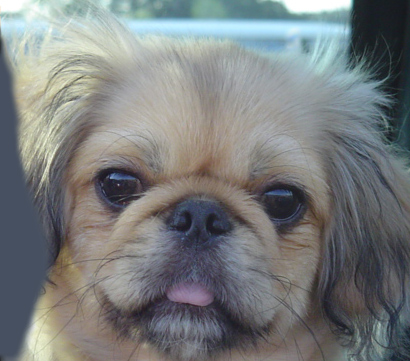
#> input picture Amir/Project 2 Part 2 Hybrid Image Amir Marji - Submissions Oct 26, 2023 1119 AM 2/258349-1988175 - Amir Marji - Oct 24, 2023 158 PM/dog.jpg, 410 x 361 px, found by its file name
$ jupyter execute bandaru_venkata_subramanya_harish_babu_class_project.ipynb
#> lines starting #> are read from the running program, lines starting #| are printed output that depends on the picture; after the words box and inside, x2 and y2 are one past the last pixel; in counts of white or black regions, pixels touching at a corner belong together
[cell 1]
import cv2
import numpy as np
import copy
import matplotlib.pyplot as plt

## FUNCTIONS

[cell 2]
##### rgb_2_hsv function
##### This function converts one pixel rgb value to hsv value.
##### Input: 3D array of one pixel
##### output: converted pixel array with hsv values

[cell 3]
def rgb_2_hsv(rgb3d):
    # This function is used to convert the rgb value to hsv value
    # input : A 3-Dimensional array representing RGB values
    # output : A 3-Dimensional array representing HSV values
    rgb = rgb3d[0][0] #getting the rgb 1-D array from 3-D array
    rgb = rgb/255

    # Initialising the hsv values
    h=0.0
    s=0.0
    v=0.0
    #Finding the MAX and MIN values
    v=np.max(rgb)
    v_min=np.min(rgb)

    # setting saturation values
    if v > 0.0:
        s = (v-v_min)/v
    else:
        s = 0.0

    # calculating v-vmin
    diff = v-v_min
    # Are r,g,b equal.
    if(rgb[0] == rgb[1] and rgb[1] == rgb[2]):
        h = 0
    # Is the point within +/- 60 degrees of the red axis
    elif(rgb[0] == v):
        h = 60 * (rgb[1] - rgb[2]) / diff
    # Is the point within +/- 60 degrees of the green axis
    elif(rgb[1] == v):
        h = 120 + 60 * (rgb[2] - rgb[0]) / diff
    # IS the point within +/- 60 degrees of the blue axis
    elif(rgb[2] == v):
        h = 240 + 60 * (rgb[0] - rgb[1]) / diff
    h=round(h/2)
    #Normalizing the color values to cv2 standards
    s = round(np.interp(s,[0,1],[0,255]))
    v = round(np.interp(v,[0,1],[0,255]))
    return np.array([[[h,s,v]]])

[cell 4]
### rgb_to_hsv_pixel function takes in RGB image and converts every pixel RGB value to HSV value.
### input: RGB image
### output: returns HSV image

[cell 5]
def rgb_to_hsv_pixel(img):
    new_img=copy.deepcopy(img)
    #Loop through the pixel array testing if the pixel is white.

    #Save the height and width.
    h = img.shape[0]
    w = img.shape[1]

    #new_img=np.array()
    #For each row in our grid. y = row
    for y in range(0,h):
        #Search each pixel in the row. x = pixel
        for x in range(0,w):
            #If the RGB values equal white.
            hsv = rgb_2_hsv([[img[y,x]]])
            new_img[y,x] = hsv
    return new_img

# EXTRA CREDIT PROBLEM

[cell 6]
# BGR2RGB Takes in BGR image and converts pixel by pixel to RGB and returns the RGB image
# Input: BGR image
# output: RGB image

[cell 7]
def BGR2RGB(bgr_img):
    rgb_img = copy.deepcopy(bgr_img)
    #Loop through the pixel array and update each pixel to RGB values
    #Save the height and width.
    h = bgr_img.shape[0]
    w = bgr_img.shape[1]
    #For each row in our grid. y = row
    for y in range(0,h):
        #Search each pixel in the row. x = pixel
        for x in range(0,w):
            rgb_img[y][x][2]=bgr_img[y][x][0]
            rgb_img[y][x][1]=bgr_img[y][x][1]
            rgb_img[y][x][0]=bgr_img[y][x][2]
    return rgb_img

[cell 8]
# RGB2BGR Takes in RGB image and converts pixel by pixel to BGR and returns the BGR image
# Input: RGB image
# output: BGR image

[cell 9]
def RGB2BGR(rgb_img):
    bgr_img = copy.deepcopy(rgb_img)
    #Loop through the pixel array and update each pixel to RGB values
    #Save the height and width.
    h = rgb_img.shape[0]
    w = rgb_img.shape[1]
    #For each row in our grid. y = row
    for y in range(0,h):
        #Search each pixel in the row. x = pixel
        for x in range(0,w):
            bgr_img[y][x][2] = rgb_img[y][x][0]
            bgr_img[y][x][1] = rgb_img[y][x][1]
            bgr_img[y][x][0] = rgb_img[y][x][2]
    return bgr_img

# IMAGE PIPELINE USING ABOVE FUNCTIONS

[cell 10]
path = 'C://Users//HP//Downloads//dog.jpg'
img = cv2.imread(path, 1)
#> img is the input picture: shape (361, 410, 3); mean B, G, R 125, 124.5, 121.2
cv2_img_rgb = cv2.cvtColor(img, cv2.COLOR_BGR2RGB)
img_rgb = BGR2RGB(img)
plt.imshow(np.concatenate([cv2_img_rgb, img_rgb], axis =1))
#plt.imshow(img_rgb)

[cell 11]
# Convert back to BGR
img_bgr = cv2.cvtColor(img_rgb, cv2.COLOR_RGB2BGR)

# Top left of rectangle.
top_left = (255, 120)

# Bottom right of rectangle.
bottom_right = (375, 275)

# Color
rect_color = (0,255,0)

# Thickness of line
thickness = 2

# Apply rectangle.
img_rect = cv2.rectangle(img_bgr, top_left, bottom_right, rect_color, thickness)
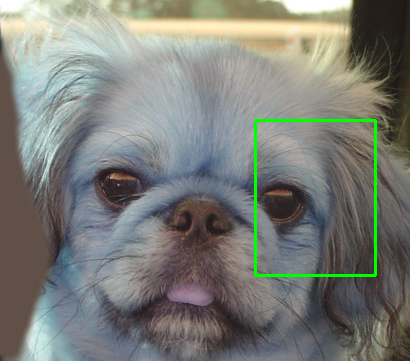
#> img_rect: shape (361, 410, 3); mean R, G, B 123.8, 126.1, 120

# Convert back to RGB
cv2_img_rect = cv2.cvtColor(img_rect, cv2.COLOR_BGR2RGB)
img_rect = BGR2RGB(img_rect)

# Make image larger on plot.
#fig = plt.figure(figsize=(15,15))

# Plot images converted using cv2 and the function created
plt.imshow(np.concatenate([cv2_img_rect, img_rect], axis =1))
#plt.imshow(img_rect)
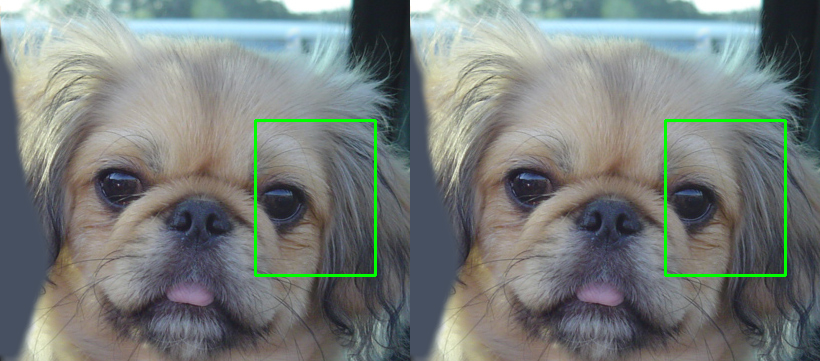
#> shown: shape (361, 820, 3); mean R, G, B 120, 126.1, 123.8

[cell 12]
# Create an black mask.
mask = np.zeros(img.shape[:2], np.uint8)

# Add the white portion of the mask.
mask[120:275, 255:375] = 255

# Plot mask.
plt.imshow(mask, cmap="gray")
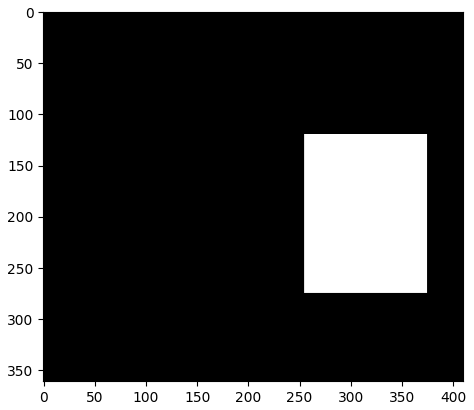
#> figure drawn by matplotlib, 1 panel

[cell 13]
img_masked = cv2.bitwise_and(img_bgr, img_bgr, mask = mask)
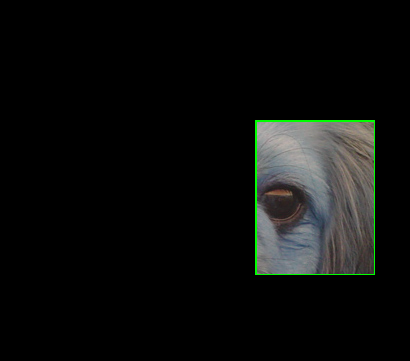
#> img_masked: shape (361, 410, 3); mean R, G, B 12.6, 13.9, 12.5
plt.imshow(img_masked)

[cell 14]
print("converted to hsv image ")
plt.imshow(rgb_to_hsv_pixel(BGR2RGB(img_bgr)))
#> after the loop in rgb_to_hsv_pixel, `for y in range(0,h):`:
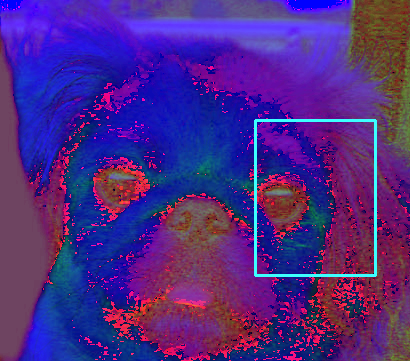
#> new_img: shape (361, 410, 3); mean R, G, B 77.3, 40.5, 133.9

[cell 15]
plt.imshow(cv2.cvtColor(img_bgr, cv2.COLOR_HSV2RGB))
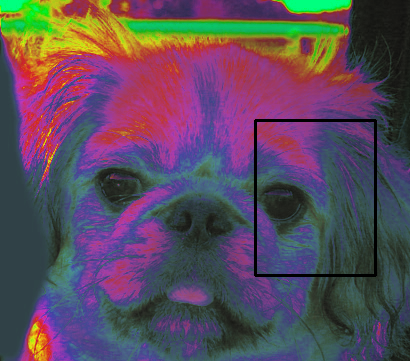
#> shown: shape (361, 410, 3); mean R, G, B 91.5, 74.9, 91.6

[cell 16]
path = 'C://Users//HP//Downloads//dog.jpg'
img = cv2.imread(path, 1)
img_rgb = BGR2RGB(img)
#cv2_img_rgb = cv2.cvtColor(img, cv2.COLOR_BGR2RGB)

[cell 17]
img_hsv = rgb_to_hsv_pixel(img_rgb) ##Using the function created to convert RGB to HSV pixel by pixel

[cell 18]
# Size of the histogram
fig = plt.figure(figsize=(5,5))

# Plot the hue.
hist = cv2.calcHist([img_hsv],[0],mask,[256],[0,255])
plt.plot(hist, color="red")
plt.xlim([0,255])

# Plot the saturation
hist = cv2.calcHist([img_hsv],[1],mask,[256],[0,255])
plt.plot(hist, color="green")
plt.xlim([0,255])

# Plot the value
hist = cv2.calcHist([img_hsv],[2],mask,[256],[0,255])
plt.plot(hist, color="blue")
plt.xlim([0,255])

plt.legend(('hue', 'saturation', 'value'), loc = 'upper left')
plt.show()
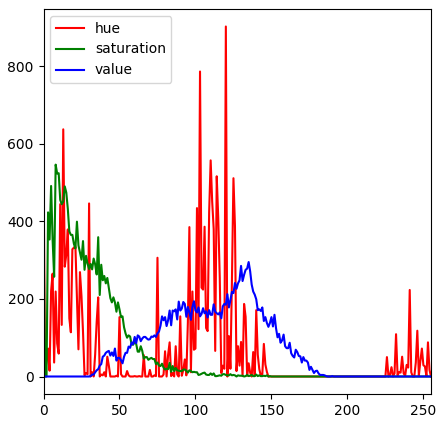
#> figure drawn by matplotlib, 1 panel; curve peaks at x = 120, y = 902; curve peaks at x = 8, y = 546; curve peaks at x = 135, y = 295

[cell 19]
# Minimum and maximum HSV values.
min_HSV = np.array([0,0,0], np.uint8)
max_HSV = np.array([20,220,255], np.uint8)

# cv2.inRange(image, minimum, maximum)
skinArea = cv2.inRange(img_hsv, min_HSV, max_HSV)
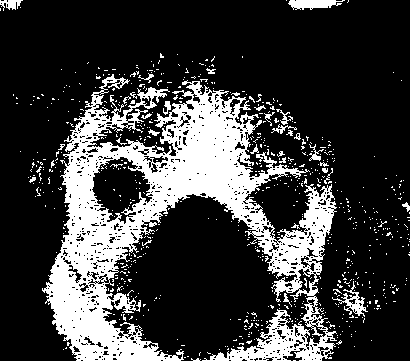
#> skinArea: shape (361, 410); 23.6% white; 700 white regions (670 under 20 px), largest, box (x1, y1, x2, y2) and area: (42, 74, 337, 361) 31218, (288, 0, 345, 10) 388, (332, 281, 368, 317) 335

# Bitwise And mask
skinHSV = cv2.bitwise_and(img_hsv, img_hsv, mask=skinArea)
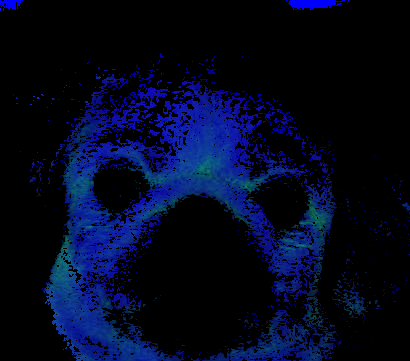
#> skinHSV: shape (361, 410, 3); mean R, G, B 2.7, 8.4, 32.2

# Convert to RGB
skinHSV = cv2.cvtColor(skinHSV, cv2.COLOR_HSV2RGB)
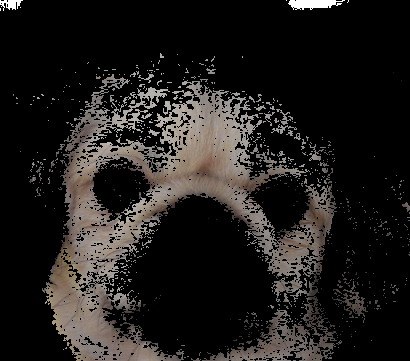
#> skinHSV: shape (361, 410, 3); mean R, G, B 32.2, 29.6, 27.7

# Plot masked image.
plt.imshow(skinHSV)

$ run again, with Amir/Project 2 Part 2 Hybrid Image Amir Marji - Submissions Oct 26, 2023 1119 AM 2/258349-1988175 - Amir Marji - Oct 24, 2023 158 PM/amir.jpg copied over Amir/Project 2 Part 2 Hybrid Image Amir Marji - Submissions Oct 26, 2023 1119 AM 2/258349-1988175 - Amir Marji - Oct 24, 2023 158 PM/dog.jpg
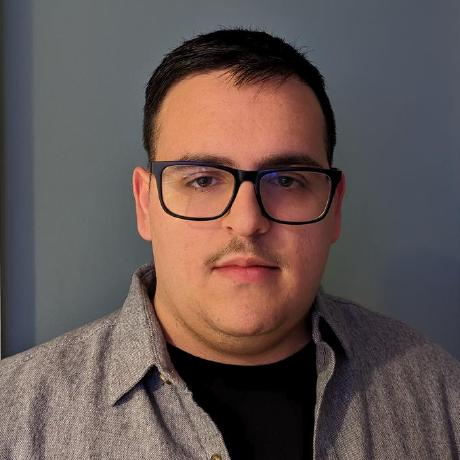
#> input picture Amir/Project 2 Part 2 Hybrid Image Amir Marji - Submissions Oct 26, 2023 1119 AM 2/258349-1988175 - Amir Marji - Oct 24, 2023 158 PM/amir.jpg, 460 x 460 px, found by its file name
#> img is the input picture: shape (460, 460, 3); mean B, G, R 82.3, 85.1, 99.6
#> `skinArea = cv2.inRange(img_hsv, min_HSV, max_HSV)`:
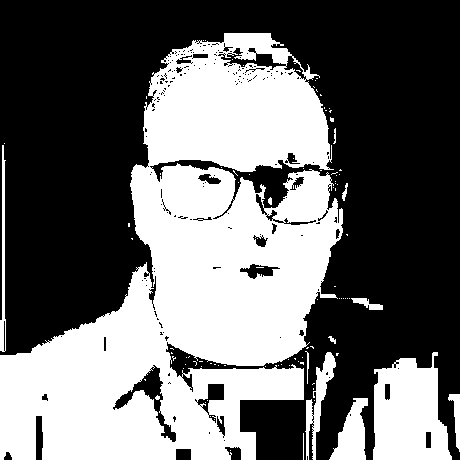
#> skinArea: shape (460, 460); 42.6% white; 96 white regions (83 under 20 px), largest, box (x1, y1, x2, y2) and area: (0, 33, 343, 460) 79729, (373, 352, 452, 460) 6310, (329, 398, 368, 460) 1373
#> `skinHSV = cv2.cvtColor(skinHSV, cv2.COLOR_HSV2RGB)`:
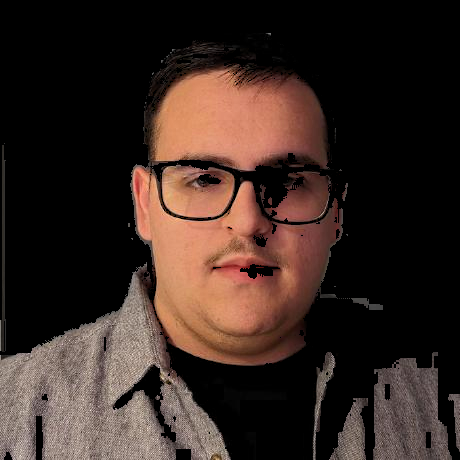
#> skinHSV: shape (460, 460, 3); mean R, G, B 56.5, 40.8, 34.7

$ run again, with Amir/Project 2 Part 2 Hybrid Image Amir Marji - Submissions Oct 26, 2023 1119 AM 2/258349-1988175 - Amir Marji - Oct 24, 2023 158 PM/cat.jpg copied over Amir/Project 2 Part 2 Hybrid Image Amir Marji - Submissions Oct 26, 2023 1119 AM 2/258349-1988175 - Amir Marji - Oct 24, 2023 158 PM/dog.jpg
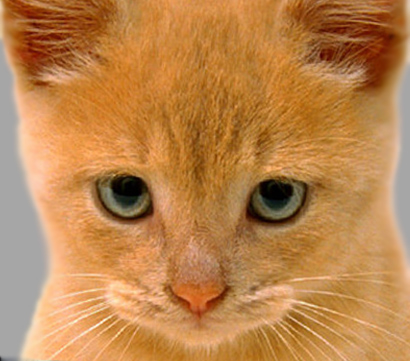
#> input picture Amir/Project 2 Part 2 Hybrid Image Amir Marji - Submissions Oct 26, 2023 1119 AM 2/258349-1988175 - Amir Marji - Oct 24, 2023 158 PM/cat.jpg, 410 x 361 px, found by its file name
#> img is the input picture: shape (361, 410, 3); mean B, G, R 77.1, 132.5, 188.2
#> skinArea: shape (361, 410); 92.2% white; 461 black regions (418 under 20 px), largest, box (x1, y1, x2, y2) and area: (313, 20, 401, 91) 2254, (246, 176, 308, 224) 1665, (101, 175, 153, 221) 1397
#> `skinHSV = cv2.cvtColor(skinHSV, cv2.COLOR_HSV2RGB)`:
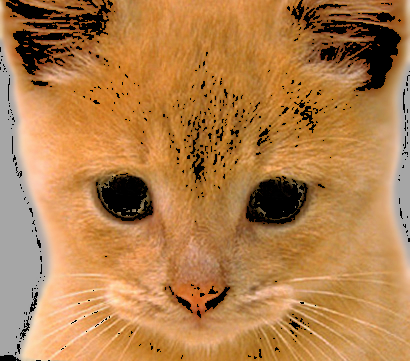
#> skinHSV: shape (361, 410, 3); mean R, G, B 179, 127, 74.6
